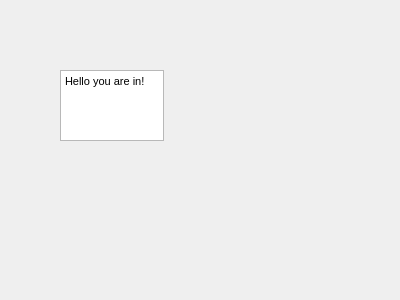
<?xml version="1.0" encoding="UTF-8"?>
<ui version="4.0">
 <class>SecDialog</class>
 <widget class="QDialog" name="SecDialog">
  <property name="geometry">
   <rect>
    <x>0</x>
    <y>0</y>
    <width>400</width>
    <height>300</height>
   </rect>
  </property>
  <property name="windowTitle">
   <string>Dialog</string>
  </property>
  <widget class="QTextEdit" name="textEdit">
   <property name="geometry">
    <rect>
     <x>60</x>
     <y>70</y>
     <width>104</width>
     <height>71</height>
    </rect>
   </property>
   <property name="html">
    <string>&lt;!DOCTYPE HTML PUBLIC &quot;-//W3C//DTD HTML 4.0//EN&quot; &quot;http://www.w3.org/TR/REC-html40/strict.dtd&quot;&gt;
&lt;html&gt;&lt;head&gt;&lt;meta name=&quot;qrichtext&quot; content=&quot;1&quot; /&gt;&lt;style type=&quot;text/css&quot;&gt;
p, li { white-space: pre-wrap; }
&lt;/style&gt;&lt;/head&gt;&lt;body style=&quot; font-family:'MS Shell Dlg 2'; font-size:8.25pt; font-weight:400; font-style:normal;&quot;&gt;
&lt;p style=&quot; margin-top:0px; margin-bottom:0px; margin-left:0px; margin-right:0px; -qt-block-indent:0; text-indent:0px;&quot;&gt;Hello you are in!&lt;/p&gt;&lt;/body&gt;&lt;/html&gt;</string>
   </property>
  </widget>
 </widget>
 <resources/>
 <connections/>
</ui>
